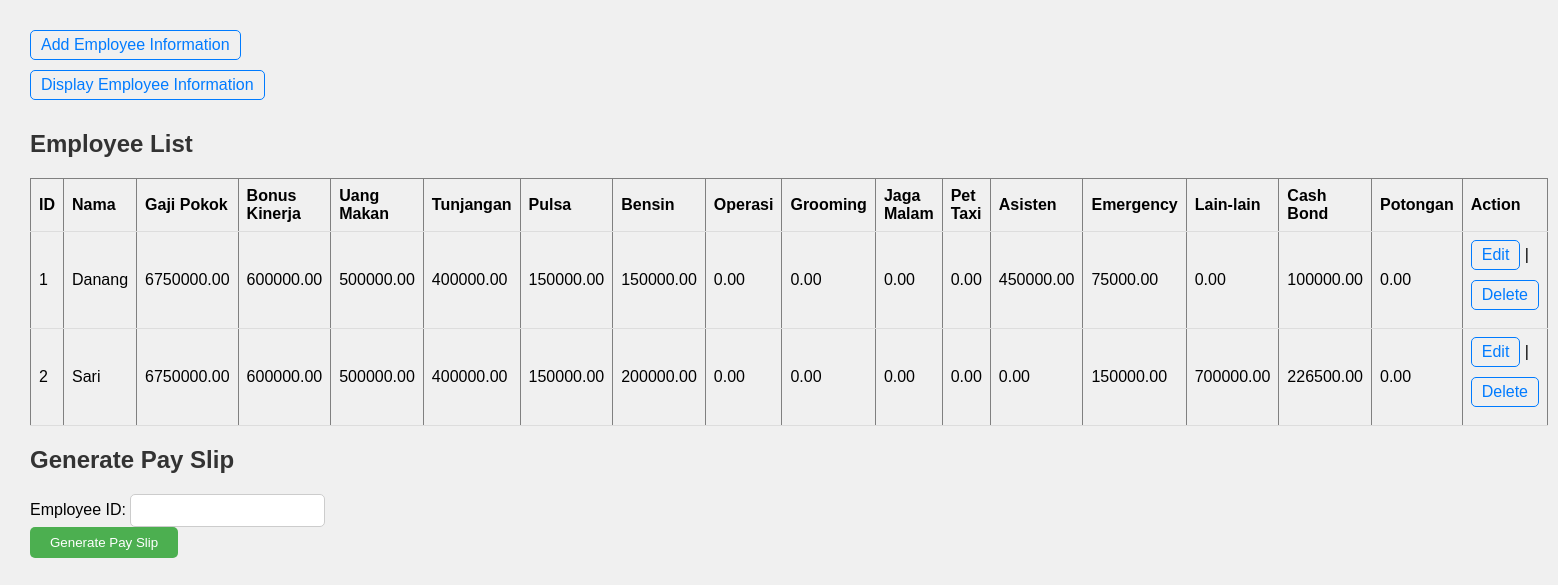
The app's page /display_employee.php, older data.
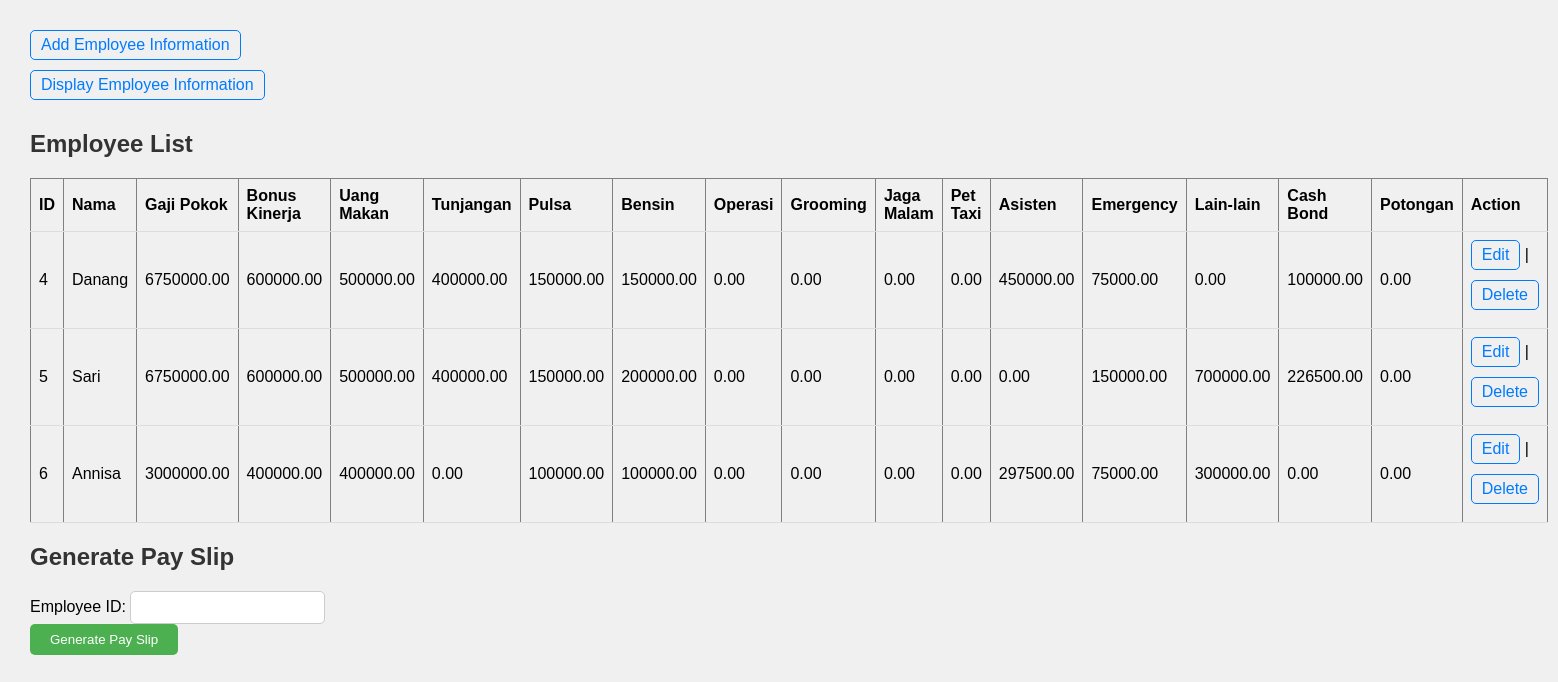
The same page, newer data.
### tables this page shows
CREATE TABLE `employees` (
  `id` int(11) NOT NULL,
  `nama` varchar(100) NOT NULL,
  `gaji_pokok` decimal(10,2) NOT NULL,
  `bonus_kinerja` decimal(10,2) NOT NULL,
  `uang_makan` decimal(10,2) NOT NULL,
  `tunjangan` decimal(10,2) NOT NULL,
  `pulsa` decimal(10,2) NOT NULL,
  `bensin` decimal(10,2) NOT NULL,
  `operasi` decimal(10,2) NOT NULL,
  `grooming` decimal(10,2) NOT NULL,
  `jaga_malam` decimal(10,2) NOT NULL,
  `pet_taxi` decimal(10,2) NOT NULL,
  `asisten` decimal(10,2) NOT NULL,
  `emergency` decimal(10,2) NOT NULL,
  `lain_lain` decimal(10,2) NOT NULL,
  `cash_bond` decimal(10,2) NOT NULL,
  `potongan` decimal(10,2) NOT NULL
);

### display_employee.php (the view, shortened to what this page needs)
<?php
include 'db_connect.php';
$sql = "SELECT * FROM employees";
$result = $conn->query($sql);
?>
<!DOCTYPE html>
<html>
<head>
</head>
<body>
<a href="http://localhost/payroll_system/add_employee.php">Add Employee Information</a> <br>
<a href="http://localhost/payroll_system/display_employee.php">Display Employee Information</a> <br>
    <h2>Employee List</h2>
    <table border="1">
        <tr>
            <th>ID</th>
            <th>Nama</th>
            <th>Gaji Pokok</th>
            <th>Bonus Kinerja</th>
            <th>Uang Makan</th>
            <th>Tunjangan</th>
            <th>Pulsa</th>
            <th>Bensin</th>
            <th>Operasi</th>
            <th>Grooming</th>
            <th>Jaga Malam</th>
            <th>Pet Taxi</th>
            <th>Asisten</th>
            <th>Emergency</th>
            <th>Lain-lain</th>
            <th>Cash Bond</th>
            <th>Potongan</th>
            <th>Action</th>
        </tr>
        <?php
        if ($result && $result->num_rows > 0) {
            while($row = $result->fetch_assoc()) {
                ?>
                <tr>
                    <td><?php echo $row['id']; ?></td>
                    <td><?php echo $row['nama']; ?></td>
                    <td><?php echo $row['gaji_pokok']; ?></td>
                    <td><?php echo $row['bonus_kinerja']; ?></td>
                    <td><?php echo $row['uang_makan']; ?></td>
                    <td><?php echo $row['tunjangan']; ?></td>
                    <td><?php echo $row['pulsa']; ?></td>
                    <td><?php echo $row['bensin']; ?></td>
                    <td><?php echo $row['operasi']; ?></td>
                    <td><?php echo $row['grooming']; ?></td>
                    <td><?php echo $row['jaga_malam']; ?></td>
                    <td><?php echo $row['pet_taxi']; ?></td>
                    <td><?php echo $row['asisten']; ?></td>
                    <td><?php echo $row['emergency']; ?></td>
                    <td><?php echo $row['lain_lain']; ?></td>
                    <td><?php echo $row['cash_bond']; ?></td>
                    <td><?php echo $row['potongan']; ?></td>
                    <td>
                        <a href="edit_employee.php?id=<?php echo $row['id']; ?>">Edit</a> |
                        <a href="?delete_id=<?php echo $row['id']; ?>" onclick="return confirm('Are you sure you want to delete this employee record?')">Delete</a>
                    </td>
                </tr>
                <?php
            }
        } else {
            echo "0 results";
        }
        ?>
    </table>
    <h2>Generate Pay Slip</h2>
    <form action="generate_pay_slip.php" method="post">
        Employee ID: <input type="number" name="employee_id"><br>
        <input type="submit" value="Generate Pay Slip">
    </form>
</body>
</html>

### display_employee.php (style rules this page uses)
body { font-family: Arial, sans-serif; margin: 20px; padding: 10px; background-color: #f0f0f0; }
a { display: inline-block; margin-bottom: 10px; color: #007bff; text-decoration: none; padding: 5px 10px; border: 1px solid #007bff; border-radius: 5px; }
h2 { color: #333; margin-top: 20px; }
table { width: 100%; border-collapse: collapse; margin-top: 10px; }
th, td { padding: 8px; text-align: left; border-bottom: 1px solid #ddd; }
form { margin-top: 20px; }
input[type="number"] { padding: 8px; border: 1px solid #ccc; border-radius: 5px; }
input[type="submit"] { background-color: #4caf50; color: #fff; padding: 8px 20px; border: none; border-radius: 5px; cursor: pointer; }

Row changes from the older to the newer data that the page shows:
removed employees: id "1", nama "Danang", gaji_pokok "6750000.00", bonus_kinerja "600000.00", uang_makan "500000.00", tunjangan "400000.00", pulsa "150000.00", bensin "150000.00", operasi "0.00", grooming "0.00", jaga_malam "0.00", pet_taxi "0.00", asisten "450000.00", emergency "75000.00", lain_lain "0.00", cash_bond "100000.00", potongan "0.00"
removed employees: id "2", nama "Sari", gaji_pokok "6750000.00", bonus_kinerja "600000.00", uang_makan "500000.00", tunjangan "400000.00", pulsa "150000.00", bensin "200000.00", operasi "0.00", grooming "0.00", jaga_malam "0.00", pet_taxi "0.00", asisten "0.00", emergency "150000.00", lain_lain "700000.00", cash_bond "226500.00", potongan "0.00"
added employees: id "4", nama "Danang", gaji_pokok "6750000.00", bonus_kinerja "600000.00", uang_makan "500000.00", tunjangan "400000.00", pulsa "150000.00", bensin "150000.00", operasi "0.00", grooming "0.00", jaga_malam "0.00", pet_taxi "0.00", asisten "450000.00", emergency "75000.00", lain_lain "0.00", cash_bond "100000.00", potongan "0.00"
added employees: id "5", nama "Sari", gaji_pokok "6750000.00", bonus_kinerja "600000.00", uang_makan "500000.00", tunjangan "400000.00", pulsa "150000.00", bensin "200000.00", operasi "0.00", grooming "0.00", jaga_malam "0.00", pet_taxi "0.00", asisten "0.00", emergency "150000.00", lain_lain "700000.00", cash_bond "226500.00", potongan "0.00"
added employees: id "6", nama "Annisa", gaji_pokok "3000000.00", bonus_kinerja "400000.00", uang_makan "400000.00", tunjangan "0.00", pulsa "100000.00", bensin "100000.00", operasi "0.00", grooming "0.00", jaga_malam "0.00", pet_taxi "0.00", asisten "297500.00", emergency "75000.00", lain_lain "300000.00", cash_bond "0.00", potongan "0.00"
